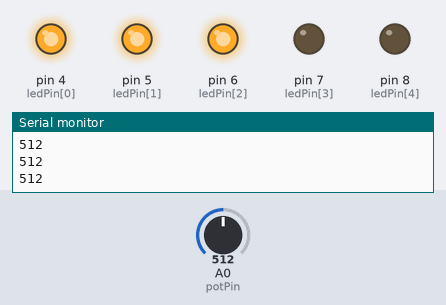
Recording of a sketch running on a simulated Arduino Uno, built with avr-gcc and run on an emulated ATmega328P. Parts: output pins drawn as LEDs (lit = HIGH), the last lines printed to the serial monitor. The test bench sets the inputs (shaded band); at power-on: A0 (potPin) = 512.

Above: at 1.2 s.
1.3 s: A0 (potPin) set to 599
2.8 s: A0 (potPin) set to 628
At 3.4 s:
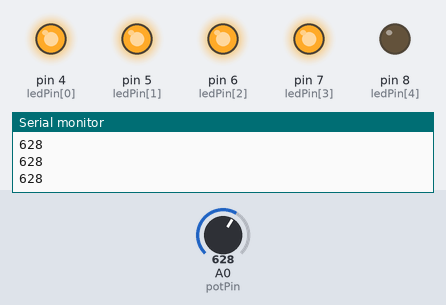
4.3 s: A0 (potPin) set to 806
5.8 s: A0 (potPin) set to 834
At 7.0 s:
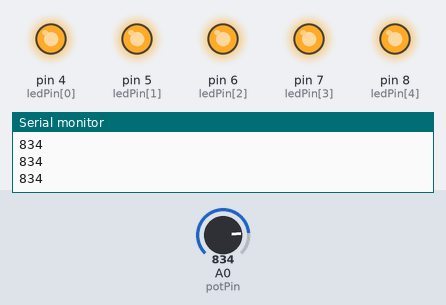
7.3 s: A0 (potPin) set to 398
At 8.4 s:
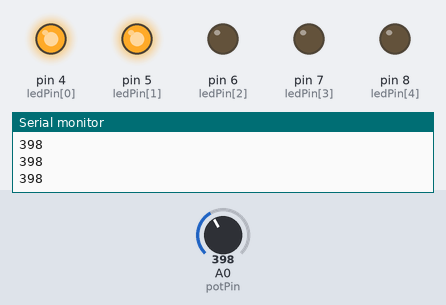
8.9 s: A0 (potPin) set to 414
At 9.7 s:
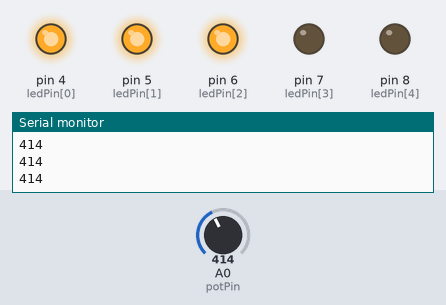
Timing chart, 0 to 11.5 s (numbered marks = the images above; inputs shaded):
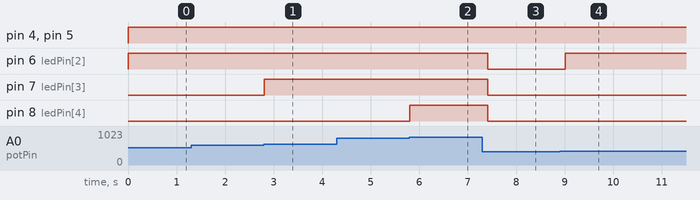

The sketch:

lab5.ino
```cpp
int potPin = 0;
int val = 0;
int ledPin[] = {4, 5, 6, 7, 8};


void setup() {

    for (int  index = 0; index <= 5; index++)
      {
        pinMode(ledPin[index], OUTPUT);
      }
    Serial.begin(9600);

}

void loop() {
    val = analogRead(potPin);


    if(val < 204)
      {
        digitalWrite(4, HIGH);
        digitalWrite(5, LOW);
        digitalWrite(6, LOW);
        digitalWrite(7, LOW);
        digitalWrite(8, LOW);
      }

    if(val >= 204)
      {
        digitalWrite(4, HIGH);
        digitalWrite(5, HIGH);
        digitalWrite(6, LOW);
        digitalWrite(7, LOW);
        digitalWrite(8, LOW);
      }

     if(val >= 408)
      {
        digitalWrite(4, HIGH);
        digitalWrite(5, HIGH);
        digitalWrite(6, HIGH);
        digitalWrite(7, LOW);
        digitalWrite(8, LOW);
      }

      if(val >= 612)
      {
        digitalWrite(4, HIGH);
        digitalWrite(5, HIGH);
        digitalWrite(6, HIGH);
        digitalWrite(7, HIGH);
        digitalWrite(8, LOW);
      }

      if(val >= 816)
      {
        digitalWrite(4, HIGH);
        digitalWrite(5, HIGH);
        digitalWrite(6, HIGH);
        digitalWrite(7, HIGH);
        digitalWrite(8, HIGH);
      }

    Serial.println(val);
    delay(200);

}
```

Measured:
- the behaviour switches between 611 and 612 on A0 (potPin) (found by bisection; images 0 and 1)
- the behaviour switches between 815 and 816 on A0 (potPin) (found by bisection; images 1 and 2)
- the behaviour switches between 407 and 408 on A0 (potPin) (found by bisection; images 3 and 4)
- after the input at 2.8 s, pin 7 (ledPin[3]): LOW → HIGH at once
- after the input at 5.8 s, pin 8 (ledPin[4]): LOW → HIGH at once
- after the input at 7.3 s, pin 6 (ledPin[2]), pin 7 (ledPin[3]), pin 8 (ledPin[4]): HIGH → LOW after 0.11 s
- after the input at 8.9 s, pin 6 (ledPin[2]): LOW → HIGH after 0.12 s
